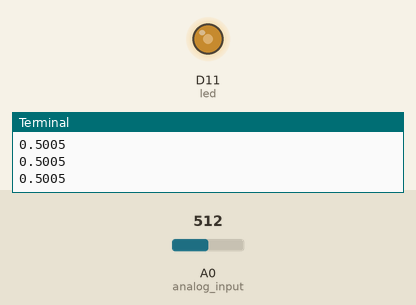
Recording of a program running on a simulated Arduino board driven over Firmata from a computer. On the bench: output pins drawn as LEDs (lit = HIGH), the last lines printed to the terminal. The test bench sets the inputs (shaded band); at power-on: A0 (analog_input) = 512 (analog values on the 0–1023 scale).

Above: at 6.2 s.
6.3 s: A0 (analog_input) set to 716
At 7.5 s:
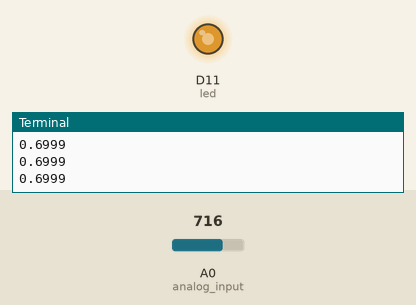
7.8 s: A0 (analog_input) set to 900
At 8.8 s:
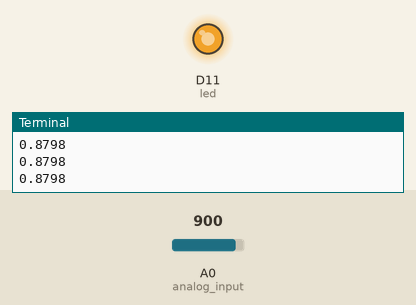
9.3 s: A0 (analog_input) set to 122
At 10.0 s:
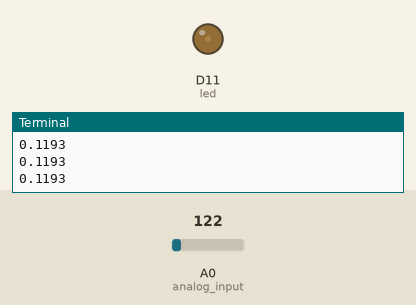
Timing chart, 0 to 12.3 s (numbered marks = the images above; inputs shaded):
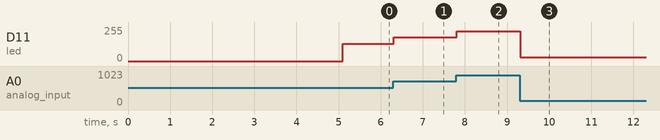

Measured:
- after the input at 6.3 s, D11 (led): 128/255 → 178/255 at once
- after the input at 7.8 s, D11 (led): 178/255 → 224/255 at once
- after the input at 9.3 s, D11 (led): 224/255 → 30/255 at once

The program:

4_use_analog_outputs.py
```python
import pyfirmata
import time
from board_settings import board

it = pyfirmata.util.Iterator(board)

it.start()


analog_input = board.get_pin("a:0:i")
led = board.get_pin("d:11:p")

while True:

    analog_value = analog_input.read()

    print(analog_value)
    if analog_value is not None:

        led.write(analog_value)

    time.sleep(0.1)
```

board_settings.py
```python
import pyfirmata

board = pyfirmata.Arduino("/dev/cu.usbmodem1411")
```
